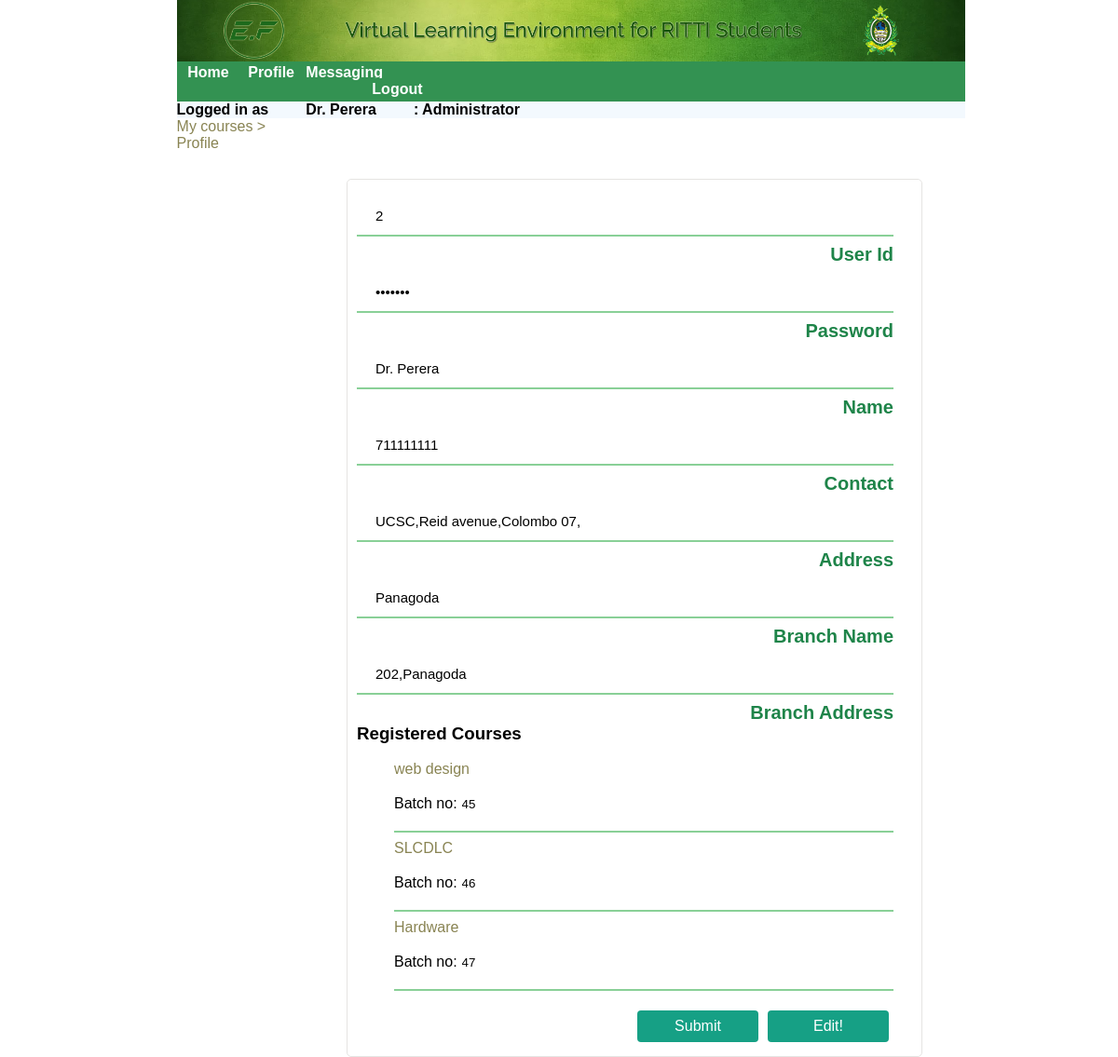
The app's page /Administrator/profile.php (signed in) with its own data.
### tables this page shows
CREATE TABLE IF NOT EXISTS `user` (
  `user_Id` int(11) NOT NULL AUTO_INCREMENT,
  `NIC` varchar(10) NOT NULL,
  `password` varchar(200) NOT NULL,
  `name` varchar(200) NOT NULL,
  `dob` date NOT NULL,
  `contact_No` int(10) NOT NULL,
  `address` varchar(2000) NOT NULL,
  `branch_Id` int(11) NOT NULL,
  `Type` int(1) NOT NULL,
  `registeredby` int(11) NOT NULL,
  PRIMARY KEY (`user_Id`)
);

CREATE TABLE IF NOT EXISTS `branch` (
  `branch_Id` varchar(11) NOT NULL,
  `branch_Name` text NOT NULL,
  `branch_head` text NOT NULL,
  `address` varchar(2000) NOT NULL,
  PRIMARY KEY (`branch_Id`)
);

CREATE TABLE IF NOT EXISTS `course_conduct` (
  `user_Id` varchar(20) NOT NULL,
  `course_Id` varchar(250) NOT NULL,
  `batch_No` int(11) NOT NULL,
  PRIMARY KEY (`user_Id`,`course_Id`,`batch_No`)
);

CREATE TABLE IF NOT EXISTS `course` (
  `course_Id` int(11) NOT NULL,
  `Course_name` text NOT NULL,
  `duration` varchar(200) NOT NULL,
  PRIMARY KEY (`course_Id`)
);

### Administrator/profile.php (the view, shortened to what this page needs)
 <?php
        if (time() - $_SESSION['start'] > 10000) {
            session_destroy();
            echo "Your session has expired! <a href='../login.php'>Login here</a>";
        }
        else{
          ?>
<!DOCTYPE html PUBLIC "-//W3C//DTD XHTML 1.0 Transitional//EN" "http://www.w3.org/TR/xhtml1/DTD/xhtml1-transitional.dtd">
<html xmlns="http://www.w3.org/1999/xhtml">
<head>
<link rel="stylesheet" type="text/css" href="../stylesheet.css">
</head>
<body style="background-color: white; ">
 <div id=upbanner >
<?php
 include("user_home.php");
?>
</div>
<div id=boxbody >
<?php
if (isset($_SESSION['coursename'])  && isset($_SESSION['Course_ID']) && isset($_SESSION['batch_No'])   )
{
      $cname= $_SESSION['coursename'];
    $courseID=$_SESSION['Course_ID'];
    $batch_No=$_SESSION['batch_No'];
    ?>
<div id="breadcrumb">
        <li><a href="user_courses.php">My courses  > &nbsp </a></li>
        <li><a href="course.php?courseIDpass=<?php echo $courseID; ?>&B_No=<?php echo $batch_No ?> "> <?php echo $cname; ?> > &nbsp </a></li>
        <li><a href=""> Profile &nbsp </a></li>
</div>
<?php
}else{
    ?>
<div id="breadcrumb">
        <li><a href="user_courses.php">My courses  > &nbsp </a></li>
        <li><a href=""> Profile &nbsp </a></li>
</div>
<?php
}
?>
<div id= "profile">
<?php
include '../db.php';
$u_Idforprofile=$_SESSION['username'];
$sql = "SELECT * FROM user WHERE user_Id='$u_Idforprofile'";
$result = $conn->query($sql);
$row = $result->fetch_assoc();
$userbranch=$row['branch_Id'];
$sql2 = "SELECT branch_Name,address FROM branch WHERE branch_Id='$userbranch'";
$result2 = $conn->query($sql2);
$row2 = $result2->fetch_assoc();
$sql3 = "SELECT course_Id,batch_No FROM course_conduct WHERE user_Id='$u_Idforprofile'";
$result3 = $conn->query($sql3);
if ($result->num_rows > 0 && $result2->num_rows > 0) {
?>
    <form class="formlog" action="" method="post" style="margin-left:140px;">
    <div class="wrap">
    <input type="text" name="u_id" value="<?php echo $row['user_Id']?>" readonly>
    <label for="uid">User Id</label>
    </div>
    <div class="wrap">
    <input  type="password" name="pwd" id="pwd" value="<?php echo $row['password']?>" readonly>
    <label for="password">Password </label>
    </div>
    <div class="wrap">
    <input type="text" name="name" value="<?php echo $row['name']?>" readonly>
    <label for="name">Name </label>
    </div>
    <div class="wrap">
    <input type="text" id="cnc" name="contact_No" value="<?php echo $row['contact_No']?>"readonly >
    <label for="contact">Contact </label>
    </div>
    <div class="wrap">
    <input type="text" id="adds" name="address" value="<?php echo $row['address']?>"readonly>
    <label for="address">Address </label>
    <br>
    </div>
    <div class="wrap">
    <input type="text" name="Branch_name" value="<?php echo $row2['branch_Name']?>" readonly >
    <label for="branch">Branch Name </label>
    </div>
    <div class="wrap">
     <input type="text" name="branch_address" value="<?php echo $row2['address']?>" readonly>
     <label for="br_add">Branch Address </label>
     </div>
    <br>
    <h3>Registered Courses</h3>
    <ul>
<?php
    while($row3 = mysqli_fetch_assoc($result3)){
        $CourseIDforprofile=$row3['course_Id'];
        $sql4 = "SELECT Course_name FROM course WHERE course_Id='$CourseIDforprofile'";
        $result4 = $conn->query($sql4);
        $row4 = $result4->fetch_assoc();
        ?>
         <li ><a href="course.php?courseIDpass=<?php echo $CourseIDforprofile ?>" target="_parent" ><?php echo $row4['Course_name'];?></a><p>Batch no:<input type="number" name="branch_address" value="<?php echo $row3['batch_No']  ?>" readonly><p> </li><hr>
        <?php
    }
    ?>
    </ul>
    <button type="button" class="button btn-1" id=changebutton onclick="change()">Edit!</button>
    <input type="submit" class="button btn-1" id="upbutton" font="calibri" value="Submit" hidden ><br>
</form>
    <?php
    }
    ?>
</div>
</div>
</body>
</html>
<?php
}
?>

### stylesheet.css (style rules this page uses)
body { font-family: "calibri", sans-serif; background-color: #e6ffd7; padding: 0; margin: 0; background-repeat: repeat; }
a { text-decoration: none; color: #898453 }
li { list-style-type: none; }
hr { border: 1px solid #89D097 ; }
#upbanner { margin-left: 15.8%; width:70.5%; }
#boxbody { overflow: auto; overflow-x: hidden; border-radius: 0.2%; width: 80%; margin-left:15%; margin-right: 15%; }
#breadcrumb { border-radius: 4px; margin-right: 11%; margin-left: 1%; background-color: white; }
.button { display: inline-block; border-radius: 4px; background-color: #16A085; border: none; float: right; color: white; text-align: center; padding: 8px; transition: all 0.5s; cursor: pointer; margin: 5px; }
.btn-1 { font-size: 16px; width: 130px; color: #FFFFFF; }
label { font-size: 14px; color: #1E8449; font-weight: bold; }
input[type="text"] { width: 90%; }
input[type=text],input[type=password] { width: 100%; padding: 12px 20px; margin: 8px 0; box-sizing: border-box; border: none; border-bottom: 2px solid #89D097 ; font-size: 15px; display: block; }
input[type="number"] { border: none; padding: 5px; }
.formlog { float:left; width:60%;margin-left:20% !important ; margin-top:3%; border:solid 1px #E5E4E2; border-radius: 5px; padding: 10px; padding-right: 30px; }
.formlog div { clear: both; float: left; width: 100%; }
.formlog label { float: right; font-size: 20px; color: #1E8449; font-weight: bold; }

### records on screen
user: u_id "2", name "Dr. Perera", contact_No "711111111", address "UCSC,Reid avenue,Colombo 07,"
branch: Branch_name "Panagoda", branch_address "202,Panagoda"
course_conduct: course_Id.Course_name "web design", branch_address "45"
course_conduct: course_Id.Course_name "SLCDLC", branch_address "46"
course_conduct: course_Id.Course_name "Hardware", branch_address "47"

### other values on screen
$name "Dr. Perera"
